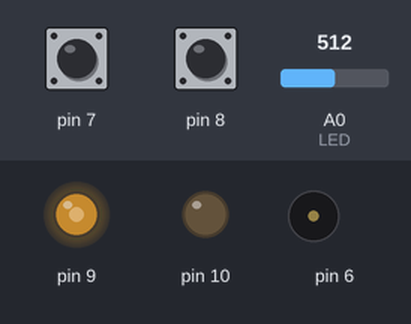
A sketch run on a simulated Arduino Uno, built with avr-gcc and run on an emulated ATmega328P. On the bench: output pins drawn as LEDs (lit = HIGH), buzzer (waves = sounding). The inputs (shaded band) are chosen by the test bench; at power-on: A0 (LED) = 512, pin 7 HIGH, pin 8 HIGH.

Above: at 1.2 s.
1.3 s: A0 (LED) set to 306
At 1.7 s:
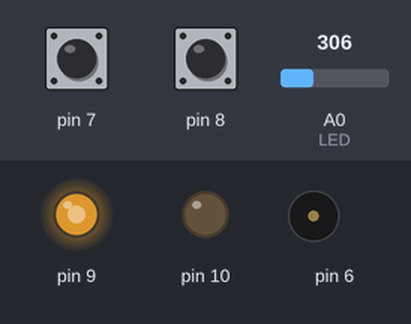
2.8 s: pin 7 pulled LOW for 0.15 s
At 3.6 s:
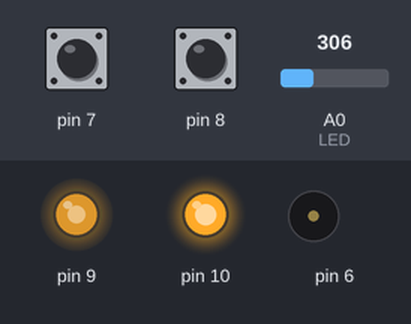
4.4 s: pin 8 pulled LOW for 0.15 s
At 4.55 s:
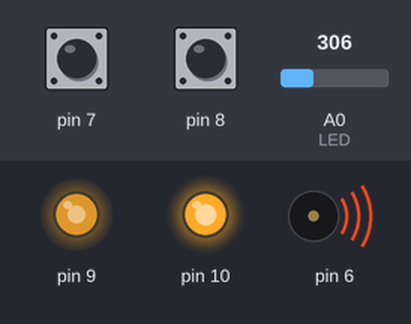
6.2 s: A0 (LED) set to 122
At 6.7 s:
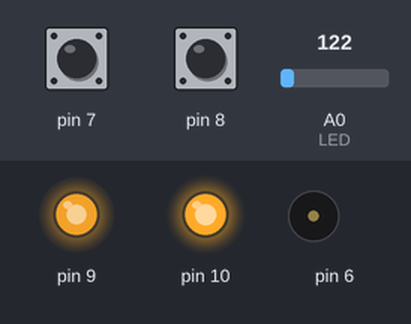
7.7 s: pin 7 pulled LOW for 1 s
At 9.9 s:
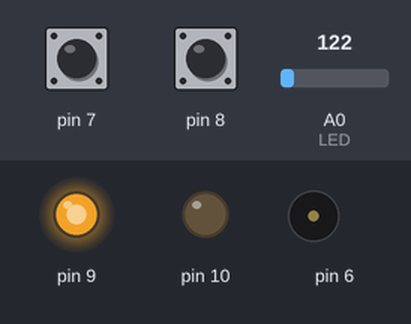
10.2 s: pin 8 pulled LOW for 1 s
At 10.9 s:
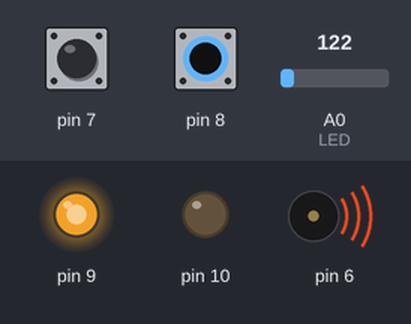
Timing chart, 0 to 13.2 s (numbered marks = the images above; inputs shaded):
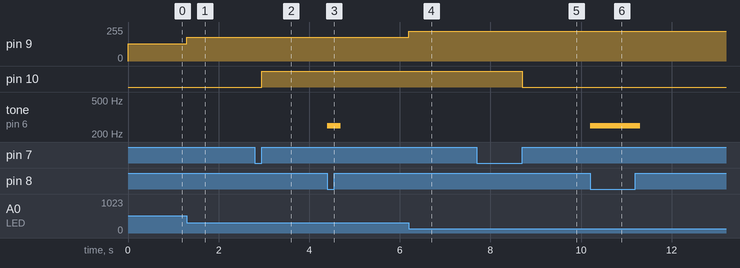

Measured:
- after the input at 1.3 s, pin 9: 128/255 → 179/255 at once
- after the input at 2.8 s, pin 10: LOW → HIGH after 0.15 s
- after the input at 4.4 s, tone on pin 6: silent → 250 Hz at once, → silent 0.30 s later
- after the input at 6.2 s, pin 9: 179/255 → 225/255 at once
- after the input at 7.7 s, pin 10: HIGH → LOW after 1.0 s
- after the input at 10.2 s, tone on pin 6: silent → 250 Hz at once, → silent 1.1 s later

The sketch:

CajaCasa.ino
```cpp
int EstadoBoton;     //Variable para controlar el estado del pulsador interior

void setup()
{
  EstadoBoton = 0;

  pinMode(7, INPUT_PULLUP);
  pinMode(10, OUTPUT);
  pinMode(9, OUTPUT);
  pinMode(8, INPUT_PULLUP);
}


void loop()
{
analogWrite(9,map(analogRead(A0), 0, 1024, 255, 0));   //Rutina para el LED de cortesía exterior en una sola línea.

  if (!digitalRead(7)) {          //Rutina para el botón interior. Una pulsación lo enciende,
    delay(25);                    //la siguiente pulsación lo apaga.
    if (digitalRead(7)) {
      if (EstadoBoton == 1) {
        EstadoBoton = 0;

      } else {
        EstadoBoton = 1;

      }

    }

if (EstadoBoton == 0) {
    digitalWrite(10,LOW);

  } else if (EstadoBoton == 1) {
    digitalWrite(10,HIGH);
  }

  }

  if (!digitalRead(8)) {           //Programación para el botón exterior del timbre.
    tone(6,250,200);
    delay((100));

  }

  }
```
